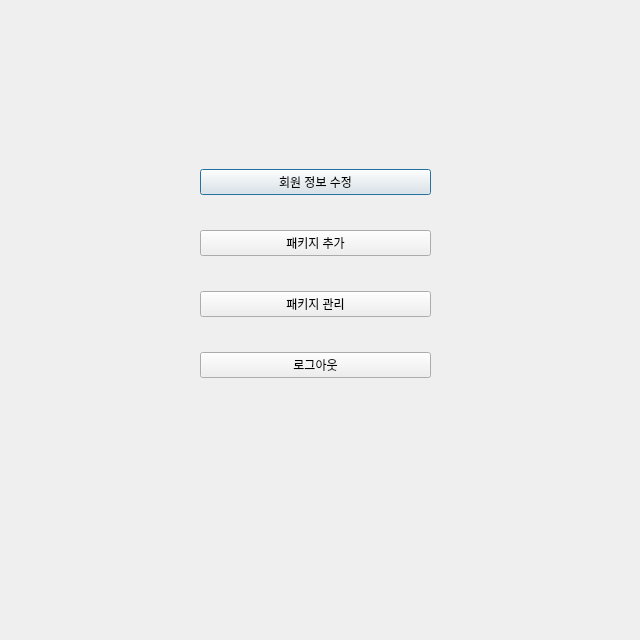
<?xml version="1.0" encoding="UTF-8"?>
<ui version="4.0">
 <class>AgencyMain</class>
 <widget class="QDialog" name="AgencyMain">
  <property name="geometry">
   <rect>
    <x>0</x>
    <y>0</y>
    <width>640</width>
    <height>640</height>
   </rect>
  </property>
  <property name="windowTitle">
   <string>Dialog</string>
  </property>
  <widget class="QWidget" name="">
   <property name="geometry">
    <rect>
     <x>200</x>
     <y>140</y>
     <width>231</width>
     <height>271</height>
    </rect>
   </property>
   <layout class="QVBoxLayout" name="verticalLayout">
    <item>
     <widget class="QPushButton" name="pushButton">
      <property name="text">
       <string>회원 정보 수정</string>
      </property>
     </widget>
    </item>
    <item>
     <widget class="QPushButton" name="pushButton_2">
      <property name="text">
       <string>패키지 추가</string>
      </property>
     </widget>
    </item>
    <item>
     <widget class="QPushButton" name="pushButton_3">
      <property name="text">
       <string>패키지 관리</string>
      </property>
     </widget>
    </item>
    <item>
     <widget class="QPushButton" name="pushButton_4">
      <property name="text">
       <string>로그아웃</string>
      </property>
     </widget>
    </item>
   </layout>
  </widget>
 </widget>
 <resources/>
 <connections/>
</ui>
